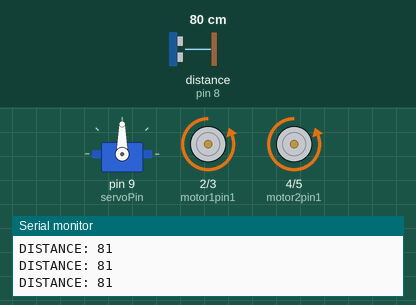
This sketch was run on a simulated Arduino Uno, built with avr-gcc and run on an emulated ATmega328P. Parts: servo, motor-driver pin pairs drawn as motors (green arrow = first pin HIGH = forward, orange = second pin HIGH = backward, longer = more drive), the last lines printed to the serial monitor. The test bench sets the inputs (shaded band); at power-on: distance to the obstacle (sensor on pin 8) 80 cm. The echo pulse lasts 58.3 µs per cm; no radio packets arrive unless stated.

Above: at 1.3 s.
1.4 s: distance to the obstacle (sensor on pin 8) set to 54 cm
2.9 s: distance to the obstacle (sensor on pin 8) set to 45 cm
At 5.5 s:
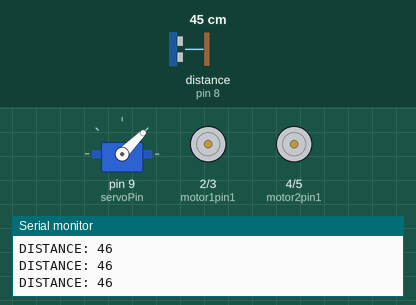
5.8 s: distance to the obstacle (sensor on pin 8) set to 60 cm
At 6.7 s:
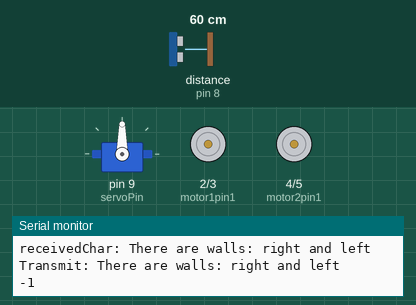
8.3 s: distance to the obstacle (sensor on pin 8) set to 2 cm
At 9.4 s:
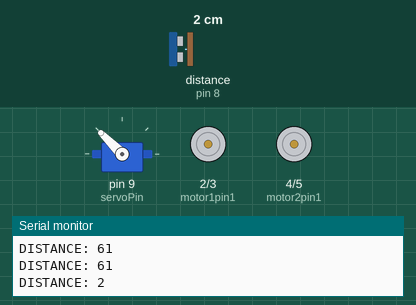
Timing chart, 0 to 12.1 s (numbered marks = the images above; inputs shaded):
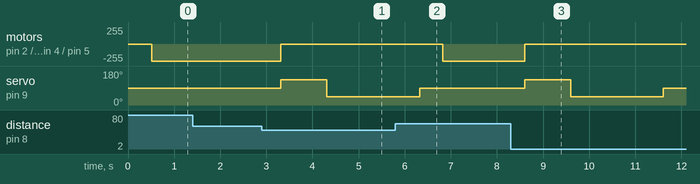

Measured:
- the behaviour switches between 49 and 48 cm on distance to the obstacle (sensor on pin 8) (found by bisection; images 0 and 1)
- after the input at 2.9 s, motor on pin 2 (motor1pin1) / pin 3 (motor1pin2), motor on pin 4 (motor2pin1) / pin 5 (motor2pin2): backward 255/255 → stopped after 0.41 s; servo on pin 9 (servoPin): 90° → 135° after 0.41 s, → 45° 1.0 s later
- after the input at 5.8 s, motor on pin 2 (motor1pin1) / pin 3 (motor1pin2), motor on pin 4 (motor2pin1) / pin 5 (motor2pin2): stopped → backward 255/255 after 1.0 s; servo on pin 9 (servoPin): goes on until 6.3 s, then stays 90°
- after the input at 8.3 s, motor on pin 2 (motor1pin1) / pin 3 (motor1pin2), motor on pin 4 (motor2pin1) / pin 5 (motor2pin2): backward 255/255 → stopped after 0.30 s; servo on pin 9 (servoPin): 90° → 135° after 0.30 s, → 45° 1.0 s later, → 90° 2.0 s later

The sketch:

ai_v13_v2.ino
```cpp
#include <SPI.h>
#include <nRF24L01.h>
#include <RF24.h>
#include <Servo.h>
#include <NewPing.h>

Servo steeringServo;

NewPing sonar(10, 8);  // Trig pin = 10, Echo pin = 6

int servoPin = 9;

int motor1pin1 = 2;
int motor1pin2 = 3;
int motor2pin1 = 4;
int motor2pin2 = 5;

int distance = 0;

int stopDist = 50;

unsigned long delayTime = 2000;
unsigned long previousTime = 0;

RF24 myRadio(6, 7);

// byte addresses[][6] = {"0"};

const uint64_t address = 0XB00B1E50C3LL;

void setup() {

  myRadio.begin();

  myRadio.setRetries(15,15);
  myRadio.setPayloadSize(32);

  myRadio.setChannel(114);
  myRadio.setPALevel(RF24_PA_MIN);
  myRadio.setDataRate(RF24_250KBPS);

  // myRadio.openReadingPipe(1, addresses[0]);
  myRadio.openReadingPipe(1, address);
  myRadio.startListening();

  steeringServo.attach(servoPin);
  steeringServo.write(90);

  pinMode(motor1pin1, OUTPUT);
  pinMode(motor1pin2, OUTPUT);
  pinMode(motor2pin1, OUTPUT);
  pinMode(motor2pin2, OUTPUT);

  Serial.begin(115200);

}

struct package {
char text[300] = "Text to be transmitted";
};

typedef struct package Package;
Package dataReceive;
Package dataTransmit;

void loop() {

  steeringServo.write(90);
  delay(500);
  int distance = getDistance();
  if(distance >= stopDist)
  {
    moveForward();
  }
  while(distance >= stopDist)
  {
    distance = getDistance();
    delay(250);
  }

  if((distance < stopDist) && (distance != 0))
  { stopMove();
  int turnDir = checkDirection();
  Serial.print(turnDir);
  switch (turnDir)
  {
    case 0:
      turnLeft (1300);
      break;
    case 1:
       turnLeft (1950);
       break;
    case 2:
      turnRight (1300);
      break;
  }
  }
}

void moveForward()
{
  steeringServo.write(90);
  digitalWrite(motor1pin1, LOW);
  digitalWrite(motor1pin2, HIGH);
  digitalWrite(motor2pin1, LOW);
  digitalWrite(motor2pin2, HIGH);
}

void stopMove()
{
  steeringServo.write(90);
  digitalWrite(motor1pin1, LOW);
  digitalWrite(motor1pin2, LOW);
  digitalWrite(motor2pin1, LOW);
  digitalWrite(motor2pin2, LOW);
}

void turnRight(int duration)
{
  steeringServo.write(135);
  digitalWrite(motor1pin1, LOW);
  digitalWrite(motor1pin2, HIGH);
  digitalWrite(motor2pin1, HIGH);
  digitalWrite(motor2pin2, LOW);
  delay(duration); // Wait for the specified duration
  stopMove(); // Stop after turning
}

void turnLeft(int duration)
{
  steeringServo.write(45);
  digitalWrite(motor1pin1, HIGH);
  digitalWrite(motor1pin2, LOW);
  digitalWrite(motor2pin1, LOW);
  digitalWrite(motor2pin2, HIGH);
  delay(duration); // Wait for the specified duration
  stopMove(); // Stop after turning
}

int getDistance()
{
  delayMicroseconds(11);
  distance = sonar.ping_cm();

  Serial.print("DISTANCE: ");
  Serial.println(distance);
  return distance;
}

char receivedChar[300];

int checkDirection()
{

  int distances[2];
  int turnDir = -1;
  steeringServo.write(135);
  delay(1000);
  distances[0] = getDistance();
  steeringServo.write(45);
  delay(1000);
  distances[1] = getDistance();

  // int turnDir = -1;

  if (myRadio.available())
  {
    while (myRadio.available())
    {
      myRadio.read(&dataReceive, sizeof(dataReceive));
    }

    Serial.println("Receive: ");
    Serial.println(dataReceive.text);
    Serial.print("\n");

    // Check if the received string includes the word "right"
    if (strstr(dataReceive.text, "ri") != NULL)
    {
      Serial.println("TURN RIGHT!");
      turnDir = 2;
      // return turnDir;
    }
    else if (strstr(dataReceive.text, "le") != NULL)
    {
      Serial.println("TURN LEFT!");
      turnDir = 0;
      // return turnDir;
    }
    else if (strstr(dataReceive.text, "ar") != NULL)
    {
      Serial.println("TURN AROUND!");
      turnDir = 1;
      // return turnDir;
    }
  }

  delay(1000); // Slower delay

  myRadio.stopListening();

  char inData[300];

  if ((distances[0] < stopDist) && (distances[1] < stopDist))
  {
    strcpy(receivedChar, "There are walls: right and left");
    Serial.print("receivedChar: ");
    Serial.println(receivedChar);
    strcpy(inData, receivedChar);
    sprintf(dataTransmit.text, "%s", inData);
  }
  else if (distances[0] < stopDist)
  {
    strcpy(receivedChar, "There are walls: left");
    Serial.print("receivedChar: ");
    Serial.println(receivedChar);
    strcpy(inData, receivedChar);
    sprintf(dataTransmit.text, "%s", inData);
  }
  else if (distances[1] < stopDist)
  {
    strcpy(receivedChar, "There are walls: right");
    Serial.print("receivedChar: ");
    Serial.println(receivedChar);
    strcpy(inData, receivedChar);
    sprintf(dataTransmit.text, "%s", inData);
  }

  if (strlen(dataTransmit.text) > 0)
  {
    Serial.print("Transmit: ");
    Serial.println(dataTransmit.text);
    // myRadio.openWritingPipe(addresses[0]);
    myRadio.openWritingPipe(address);
    myRadio.write(&dataTransmit, sizeof(dataTransmit));
  }

  // myRadio.openReadingPipe(1, addresses[0]);
  myRadio.openReadingPipe(1, address);
  myRadio.startListening();

  return turnDir;

}
```
